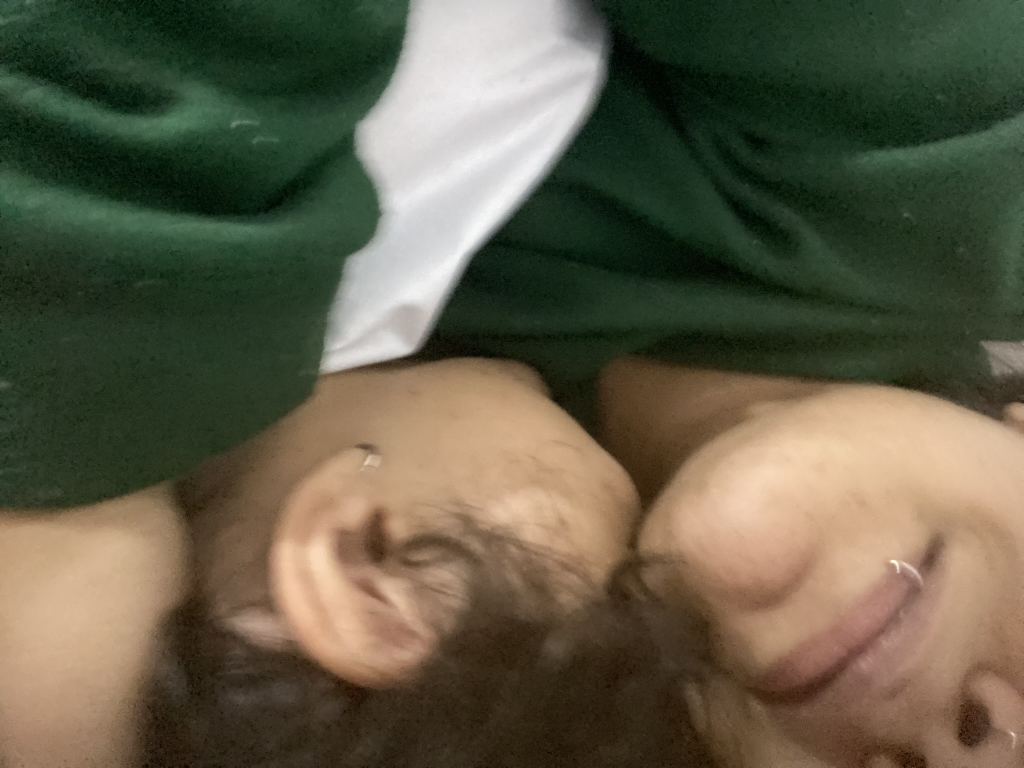
#> input picture assets/01-primeiro-encontro.JPEG, 2048 x 1536 px (shown at 1/2 size); its folder holds 4 pictures in this run
$ python compress-images.py
#> lines starting #> are read from the running program, lines starting #| are printed output that depends on the picture
#!/usr/bin/env python3
"""
Comprime imagens para celular (reduz tamanho e qualidade)
"""

from PIL import Image
import os
from pathlib import Path

def comprimir_imagem(caminho_entrada, caminho_saida, max_width=800, qualidade=75):
    """
    Comprime uma imagem:
    - Redimensiona para max 800px de largura
    - Reduz qualidade JPEG para 75%
    """
#> called with caminho_entrada = 'assets/01-primeiro-encontro.JPEG', caminho_saida = 'assets/01-primeiro-encontro.jpg', max_width = 800, qualidade = 75
    try:
        img = Image.open(caminho_entrada)
#> img is the input picture: PIL image 2048x1536 RGB; mean R, G, B 96.8, 92.2, 71.5

        # Redimensionar mantendo proporção
        img.thumbnail((max_width, max_width), Image.Resampling.LANCZOS)
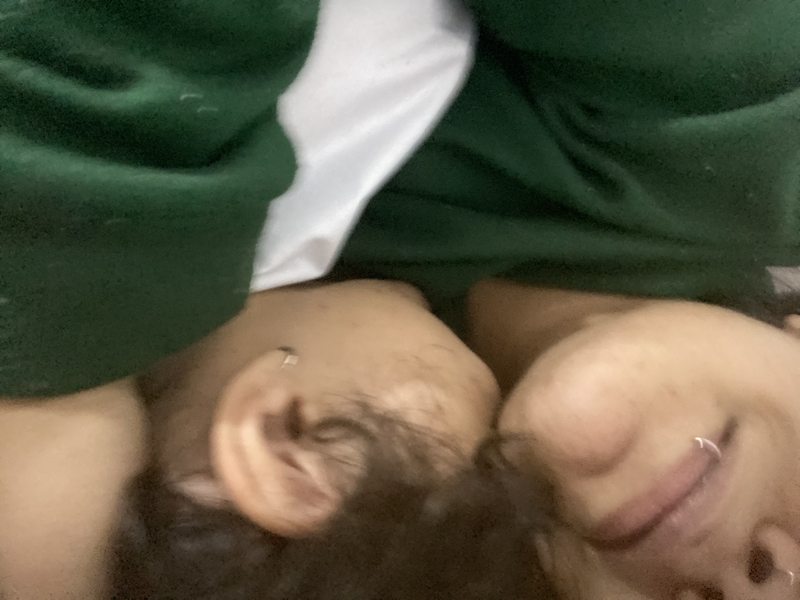
#> img: PIL image 800x600 RGB; mean R, G, B 96.8, 92.2, 71.5

        # Converter PNG para RGB (se necessário)
        if img.mode == 'RGBA':
            rgb_img = Image.new('RGB', img.size, (255, 255, 255))
            rgb_img.paste(img, mask=img.split()[3])
            img = rgb_img

        # Salvar com qualidade reduzida
        img.save(caminho_saida, 'JPEG', quality=qualidade, optimize=True)

        tamanho_original = os.path.getsize(caminho_entrada) / 1024
        tamanho_novo = os.path.getsize(caminho_saida) / 1024
        reducao = 100 * (1 - tamanho_novo / tamanho_original)

        print(f"✅ {Path(caminho_entrada).name}: {tamanho_original:.0f}KB → {tamanho_novo:.0f}KB (-{reducao:.1f}%)")

        return True
    except Exception as e:
        print(f"❌ Erro em {caminho_entrada}: {e}")
        return False

def main():
    pasta = "assets"

    # Listar arquivos
    arquivos = list(Path(pasta).glob("*.JPEG")) + list(Path(pasta).glob("*.PNG"))

    print(f"🖼️  Comprimindo {len(arquivos)} imagens...\n")

    total_antes = sum(os.path.getsize(str(f)) for f in arquivos)

    for arquivo in sorted(arquivos):
        # Manter nome original mas tudo como JPEG
        saida = arquivo.with_suffix(".jpg")
        comprimir_imagem(str(arquivo), str(saida), max_width=800, qualidade=75)

        # Remover original se não for JPEG
        if arquivo.suffix.upper() != '.JPEG':
            os.remove(str(arquivo))
#> pass 2 of the loop in main, `for arquivo in sorted(arquivos):`:
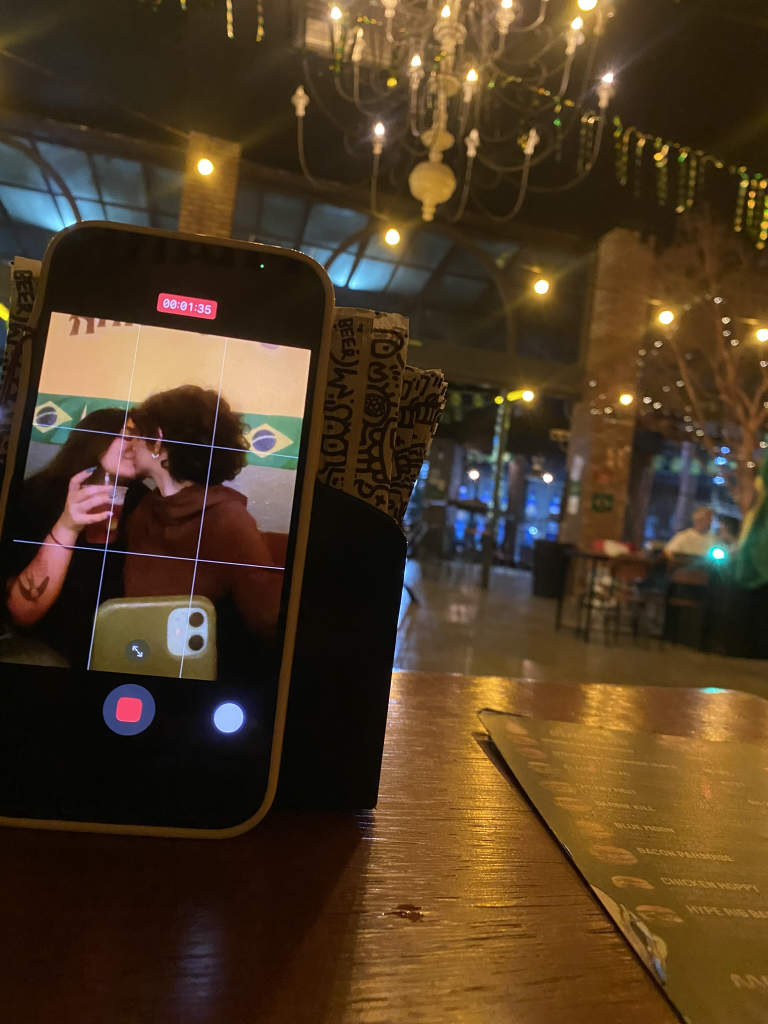
#> input picture assets/02-primeira-foto.JPEG, 1536 x 2048 px (shown at 1/2 size)
#> in comprimir_imagem, img is the input picture: PIL image 1536x2048 RGB; mean R, G, B 77.4, 58.2, 35.2
#> in comprimir_imagem (call 2), `img.thumbnail((max_width, max_width), Image.Resampling.LANCZOS)`:
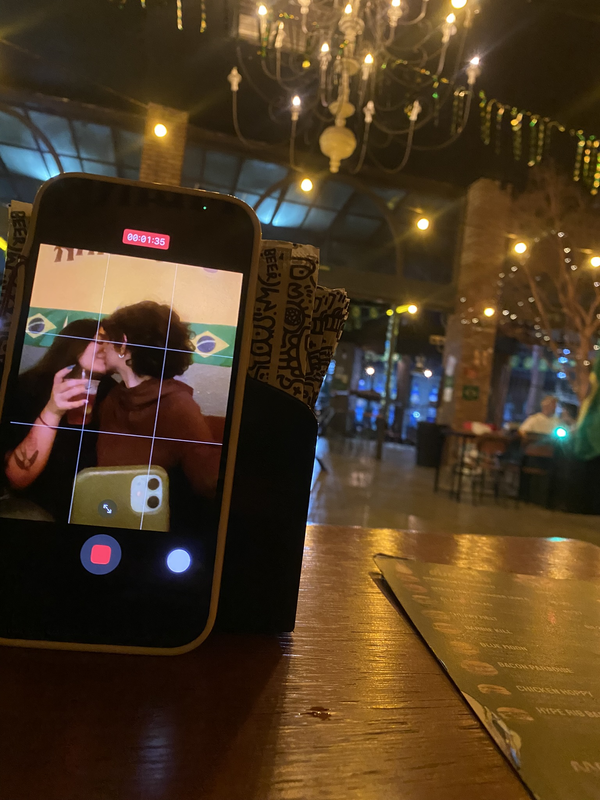
#> img: PIL image 600x800 RGB; mean R, G, B 77.4, 58.2, 35.2

    # Calcular tamanho final
    arquivos_novos = list(Path(pasta).glob("*.jpg"))
    total_depois = sum(os.path.getsize(str(f)) for f in arquivos_novos)

    reducao_total = 100 * (1 - total_depois / total_antes)
    print(f"\n📊 Total: {total_antes/1024/1024:.2f}MB → {total_depois/1024/1024:.2f}MB (-{reducao_total:.1f}%)")

if __name__ == "__main__":
    main()
